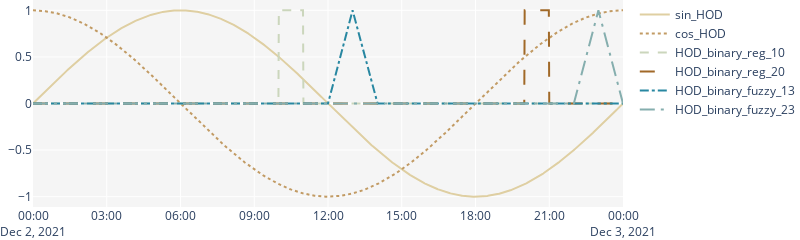
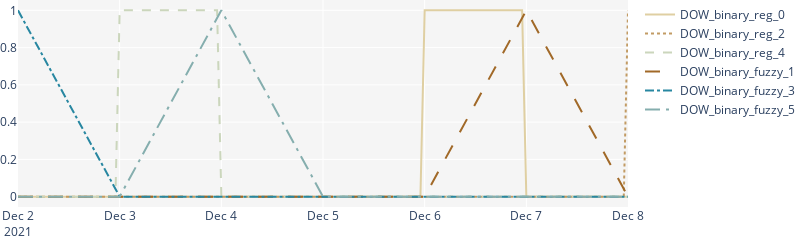
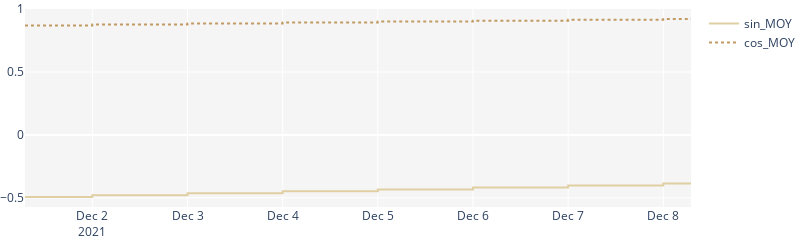

The cell these charts' notebook holds for them, in order:
### Code cell
colorscale = "Earth"

list_line = ["solid", "dot", "dash", "longdash", "dashdot", "longdashdot"]

n_colors = len(list_line)
list_colors = px.colors.sample_colorscale(colorscale, [n/(n_colors -1) for n in range(n_colors)])
random.shuffle(list_colors)

df_feat_time = data.loc[:, data.columns.str.contains("MOY|DOW|HOD")]
df_feat_time

dict_daterange = {
    "HOD":["2021-12-02 00:00:00+00:00","2021-12-03 00:00:00+00:00"],
    "DOW":["2021-12-02 00:00:00+00:00","2021-12-08 00:00:00+00:00"],
    "MOY":["2021-12-01 07:00:00+00:00","2021-12-08 06:59:00+00:00"]
}

dict_feat_include = {
    "HOD":[
        "sin_HOD",
        "cos_HOD",
        "HOD_binary_reg_10",
        "HOD_binary_reg_20",
        "HOD_binary_fuzzy_13",
        "HOD_binary_fuzzy_23"
    ],
    "DOW":[
        "DOW_binary_reg_0",
        "DOW_binary_reg_2",
        "DOW_binary_reg_4",
        "DOW_binary_fuzzy_1",
        "DOW_binary_fuzzy_3",
        "DOW_binary_fuzzy_5",
    ],
    "MOY":[
        "sin_MOY",
        "cos_MOY",
    ],
}

i=0
for feat in dict_daterange.keys():
    fig = go.Figure()
    
    df_temp = data.loc[dict_daterange[feat][0]:dict_daterange[feat][1], data.columns.str.contains(feat)][dict_feat_include[feat]]
    
    if feat == "DOW":
        df_temp = df_temp.resample("60min").mean()
    
    i_label = 0
    for col in df_temp.columns:
        
        fig.add_trace(go.Scatter(
            mode="lines",
            x=df_temp.index.values,
            y=df_temp[col].values,
            name=col,
            line=dict(
                color=list_colors[i_label],
                dash=list_line[i_label],
            ),
        ))
        
        i_label+=1

    fig.update_layout(
        width=800,
        height=200,
        margin=dict(
            l=0,
            r=0,
            t=0,
            b=0,
        ),
        plot_bgcolor="rgb(245,245,245)",
    )

    filename = "example_feat_time_{}".format(feat)
    pio.write_image(fig, path + "/" + filename + ".svg")
    # https://stackoverflow.com/questions/51450134/how-to-convert-svg-to-png-or-jpeg-in-python
    image = pyvips.Image.thumbnail(path + "/" + filename + ".svg", 3000)
    image.write_to_file(path + "/" + filename + ".png")

    fig.show()
    
#     if i== 1:
#         break
        
    i+=1

### Figure 1 — Plotly figure (JSON) as saved in the notebook; plotly's stock layout.template omitted (floating-point values rounded to 4 significant figures; data arrays with more than 128 entries replaced by an {"elided": "..."} marker saying what was removed)
{"data": [{"line": {"color": "rgb(223, 207, 162)", "dash": "solid"}, "mode": "lines", "name": "sin_HOD", "type": "scatter", "x": {"elided": "1441 str values"}, "y": {"elided": "1441 float values"}}, {"line": {"color": "rgb(194, 155, 100)", "dash": "dot"}, "mode": "lines", "name": "cos_HOD", "type": "scatter", "x": {"elided": "1441 str values"}, "y": {"elided": "1441 float values"}}, {"line": {"color": "rgb(203, 214, 188)", "dash": "dash"}, "mode": "lines", "name": "HOD_binary_reg_10", "type": "scatter", "x": {"elided": "1441 str values"}, "y": {"elided": "1441 int values"}}, {"line": {"color": "rgb(161, 105, 40)", "dash": "longdash"}, "mode": "lines", "name": "HOD_binary_reg_20", "type": "scatter", "x": {"elided": "1441 str values"}, "y": {"elided": "1441 int values"}}, {"line": {"color": "rgb(40, 135, 161)", "dash": "dashdot"}, "mode": "lines", "name": "HOD_binary_fuzzy_13", "type": "scatter", "x": {"elided": "1441 str values"}, "y": {"elided": "1441 float values"}}, {"line": {"color": "rgb(133, 174, 174)", "dash": "longdashdot"}, "mode": "lines", "name": "HOD_binary_fuzzy_23", "type": "scatter", "x": {"elided": "1441 str values"}, "y": {"elided": "1441 float values"}}], "layout": {"height": 200, "margin": {"b": 0, "l": 0, "r": 0, "t": 0}, "plot_bgcolor": "rgb(245,245,245)", "width": 800}}

### Figure 2 — Plotly figure (JSON) as saved in the notebook; plotly's stock layout.template omitted (floating-point values rounded to 4 significant figures; data arrays with more than 128 entries replaced by an {"elided": "..."} marker saying what was removed)
{"data": [{"line": {"color": "rgb(223, 207, 162)", "dash": "solid"}, "mode": "lines", "name": "DOW_binary_reg_0", "type": "scatter", "x": {"elided": "145 str values"}, "y": {"elided": "145 int values"}}, {"line": {"color": "rgb(194, 155, 100)", "dash": "dot"}, "mode": "lines", "name": "DOW_binary_reg_2", "type": "scatter", "x": {"elided": "145 str values"}, "y": {"elided": "145 int values"}}, {"line": {"color": "rgb(203, 214, 188)", "dash": "dash"}, "mode": "lines", "name": "DOW_binary_reg_4", "type": "scatter", "x": {"elided": "145 str values"}, "y": {"elided": "145 int values"}}, {"line": {"color": "rgb(161, 105, 40)", "dash": "longdash"}, "mode": "lines", "name": "DOW_binary_fuzzy_1", "type": "scatter", "x": {"elided": "145 str values"}, "y": {"elided": "145 float values"}}, {"line": {"color": "rgb(40, 135, 161)", "dash": "dashdot"}, "mode": "lines", "name": "DOW_binary_fuzzy_3", "type": "scatter", "x": {"elided": "145 str values"}, "y": {"elided": "145 float values"}}, {"line": {"color": "rgb(133, 174, 174)", "dash": "longdashdot"}, "mode": "lines", "name": "DOW_binary_fuzzy_5", "type": "scatter", "x": {"elided": "145 str values"}, "y": {"elided": "145 float values"}}], "layout": {"height": 200, "margin": {"b": 0, "l": 0, "r": 0, "t": 0}, "plot_bgcolor": "rgb(245,245,245)", "width": 800}}

### Figure 3 — Plotly figure (JSON) as saved in the notebook; plotly's stock layout.template omitted (floating-point values rounded to 4 significant figures; data arrays with more than 128 entries replaced by an {"elided": "..."} marker saying what was removed)
{"data": [{"line": {"color": "rgb(223, 207, 162)", "dash": "solid"}, "mode": "lines", "name": "sin_MOY", "type": "scatter", "x": {"elided": "10080 str values"}, "y": {"elided": "10080 float values"}}, {"line": {"color": "rgb(194, 155, 100)", "dash": "dot"}, "mode": "lines", "name": "cos_MOY", "type": "scatter", "x": {"elided": "10080 str values"}, "y": {"elided": "10080 float values"}}], "layout": {"height": 200, "margin": {"b": 0, "l": 0, "r": 0, "t": 0}, "plot_bgcolor": "rgb(245,245,245)", "width": 800}}
